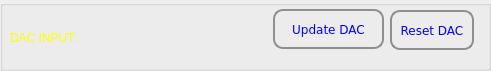
  <widget class="QGroupBox" name="grpDACSettings">
   <property name="geometry">
    <rect>
     <x>300</x>
     <y>119</y>
     <width>491</width>
     <height>71</height>
    </rect>
   </property>
   <property name="palette">
    <palette>
     <active/>
     <inactive/>
     <disabled/>
    </palette>
   </property>
   <property name="title">
    <string/>
   </property>
   <widget class="QLabel" name="label_2">
    <property name="geometry">
     <rect>
      <x>10</x>
      <y>28</y>
      <width>91</width>
      <height>20</height>
     </rect>
    </property>
    <property name="palette">
     <palette>
      <active>
       <colorrole role="WindowText">
        <brush brushstyle="SolidPattern">
         <color alpha="255">
          <red>255</red>
          <green>255</green>
          <blue>0</blue>
         </color>
        </brush>
       </colorrole>
       <colorrole role="Text">
        <brush brushstyle="SolidPattern">
         <color alpha="255">
          <red>255</red>
          <green>255</green>
          <blue>0</blue>
         </color>
        </brush>
       </colorrole>
       <colorrole role="ButtonText">
        <brush brushstyle="SolidPattern">
         <color alpha="255">
          <red>255</red>
          <green>255</green>
          <blue>0</blue>
         </color>
        </brush>
       </colorrole>
      </active>
      <inactive>
       <colorrole role="WindowText">
        <brush brushstyle="SolidPattern">
         <color alpha="255">
          <red>255</red>
          <green>255</green>
          <blue>0</blue>
         </color>
        </brush>
       </colorrole>
       <colorrole role="Text">
        <brush brushstyle="SolidPattern">
         <color alpha="255">
          <red>255</red>
          <green>255</green>
          <blue>0</blue>
         </color>
        </brush>
       </colorrole>
       <colorrole role="ButtonText">
        <brush brushstyle="SolidPattern">
         <color alpha="255">
          <red>255</red>
          <green>255</green>
          <blue>0</blue>
         </color>
        </brush>
       </colorrole>
      </inactive>
      <disabled>
       <colorrole role="WindowText">
        <brush brushstyle="SolidPattern">
         <color alpha="255">
          <red>255</red>
          <green>255</green>
          <blue>0</blue>
         </color>
        </brush>
       </colorrole>
       <colorrole role="Text">
        <brush brushstyle="SolidPattern">
         <color alpha="255">
          <red>255</red>
          <green>255</green>
          <blue>0</blue>
         </color>
        </brush>
       </colorrole>
       <colorrole role="ButtonText">
        <brush brushstyle="SolidPattern">
         <color alpha="255">
          <red>255</red>
          <green>255</green>
          <blue>0</blue>
         </color>
        </brush>
       </colorrole>
      </disabled>
     </palette>
    </property>
    <property name="text">
     <string>DAC INPUT:</string>
    </property>
   </widget>
   <widget class="QPushButton" name="butUpdateDAC">
    <property name="geometry">
     <rect>
      <x>273</x>
      <y>9</y>
      <width>111</width>
      <height>40</height>
     </rect>
    </property>
    <property name="palette">
     <palette>
      <active>
       <colorrole role="WindowText">
        <brush brushstyle="SolidPattern">
         <color alpha="255">
          <red>0</red>
          <green>0</green>
          <blue>255</blue>
         </color>
        </brush>
       </colorrole>
       <colorrole role="Button">
        <brush brushstyle="LinearGradientPattern">
         <gradient startx="0.000000000000000" starty="0.000000000000000" endx="0.000000000000000" endy="1.000000000000000" type="LinearGradient" spread="PadSpread" coordinatemode="ObjectBoundingMode">
          <gradientstop position="0.000000000000000">
           <color alpha="255">
            <red>246</red>
            <green>247</green>
            <blue>250</blue>
           </color>
          </gradientstop>
          <gradientstop position="1.000000000000000">
           <color alpha="255">
            <red>218</red>
            <green>219</green>
            <blue>222</blue>
           </color>
          </gradientstop>
         </gradient>
        </brush>
       </colorrole>
       <colorrole role="Text">
        <brush brushstyle="SolidPattern">
         <color alpha="255">
          <red>0</red>
          <green>0</green>
          <blue>255</blue>
         </color>
        </brush>
       </colorrole>
       <colorrole role="ButtonText">
        <brush brushstyle="SolidPattern">
         <color alpha="255">
          <red>0</red>
          <green>0</green>
          <blue>255</blue>
         </color>
        </brush>
       </colorrole>
       <colorrole role="Base">
        <brush brushstyle="LinearGradientPattern">
         <gradient startx="0.000000000000000" starty="0.000000000000000" endx="0.000000000000000" endy="1.000000000000000" type="LinearGradient" spread="PadSpread" coordinatemode="ObjectBoundingMode">
          <gradientstop position="0.000000000000000">
           <color alpha="255">
            <red>246</red>
            <green>247</green>
            <blue>250</blue>
           </color>
          </gradientstop>
          <gradientstop position="1.000000000000000">
           <color alpha="255">
            <red>218</red>
            <green>219</green>
            <blue>222</blue>
           </color>
          </gradientstop>
         </gradient>
        </brush>
       </colorrole>
       <colorrole role="Window">
        <brush brushstyle="LinearGradientPattern">
         <gradient startx="0.000000000000000" starty="0.000000000000000" endx="0.000000000000000" endy="1.000000000000000" type="LinearGradient" spread="PadSpread" coordinatemode="ObjectBoundingMode">
          <gradientstop position="0.000000000000000">
           <color alpha="255">
            <red>246</red>
            <green>247</green>
            <blue>250</blue>
           </color>
          </gradientstop>
          <gradientstop position="1.000000000000000">
           <color alpha="255">
            <red>218</red>
            <green>219</green>
            <blue>222</blue>
           </color>
          </gradientstop>
         </gradient>
        </brush>
       </colorrole>
      </active>
      <inactive>
       <colorrole role="WindowText">
        <brush brushstyle="SolidPattern">
         <color alpha="255">
          <red>0</red>
          <green>0</green>
          <blue>255</blue>
         </color>
        </brush>
       </colorrole>
       <colorrole role="Button">
        <brush brushstyle="LinearGradientPattern">
         <gradient startx="0.000000000000000" starty="0.000000000000000" endx="0.000000000000000" endy="1.000000000000000" type="LinearGradient" spread="PadSpread" coordinatemode="ObjectBoundingMode">
          <gradientstop position="0.000000000000000">
           <color alpha="255">
            <red>246</red>
            <green>247</green>
            <blue>250</blue>
           </color>
          </gradientstop>
          <gradientstop position="1.000000000000000">
           <color alpha="255">
            <red>218</red>
            <green>219</green>
            <blue>222</blue>
           </color>
          </gradientstop>
         </gradient>
        </brush>
       </colorrole>
       <colorrole role="Text">
        <brush brushstyle="SolidPattern">
         <color alpha="255">
          <red>0</red>
          <green>0</green>
          <blue>255</blue>
         </color>
        </brush>
       </colorrole>
       <colorrole role="ButtonText">
        <brush brushstyle="SolidPattern">
         <color alpha="255">
          <red>0</red>
          <green>0</green>
          <blue>255</blue>
         </color>
        </brush>
       </colorrole>
       <colorrole role="Base">
        <brush brushstyle="LinearGradientPattern">
         <gradient startx="0.000000000000000" starty="0.000000000000000" endx="0.000000000000000" endy="1.000000000000000" type="LinearGradient" spread="PadSpread" coordinatemode="ObjectBoundingMode">
          <gradientstop position="0.000000000000000">
           <color alpha="255">
            <red>246</red>
            <green>247</green>
            <blue>250</blue>
           </color>
          </gradientstop>
          <gradientstop position="1.000000000000000">
           <color alpha="255">
            <red>218</red>
            <green>219</green>
            <blue>222</blue>
           </color>
          </gradientstop>
         </gradient>
        </brush>
       </colorrole>
       <colorrole role="Window">
        <brush brushstyle="LinearGradientPattern">
         <gradient startx="0.000000000000000" starty="0.000000000000000" endx="0.000000000000000" endy="1.000000000000000" type="LinearGradient" spread="PadSpread" coordinatemode="ObjectBoundingMode">
          <gradientstop position="0.000000000000000">
           <color alpha="255">
            <red>246</red>
            <green>247</green>
            <blue>250</blue>
           </color>
          </gradientstop>
          <gradientstop position="1.000000000000000">
           <color alpha="255">
            <red>218</red>
            <green>219</green>
            <blue>222</blue>
           </color>
          </gradientstop>
         </gradient>
        </brush>
       </colorrole>
      </inactive>
      <disabled>
       <colorrole role="WindowText">
        <brush brushstyle="SolidPattern">
         <color alpha="255">
          <red>0</red>
          <green>0</green>
          <blue>255</blue>
         </color>
        </brush>
       </colorrole>
       <colorrole role="Button">
        <brush brushstyle="LinearGradientPattern">
         <gradient startx="0.000000000000000" starty="0.000000000000000" endx="0.000000000000000" endy="1.000000000000000" type="LinearGradient" spread="PadSpread" coordinatemode="ObjectBoundingMode">
          <gradientstop position="0.000000000000000">
           <color alpha="255">
            <red>246</red>
            <green>247</green>
            <blue>250</blue>
           </color>
          </gradientstop>
          <gradientstop position="1.000000000000000">
           <color alpha="255">
            <red>218</red>
            <green>219</green>
            <blue>222</blue>
           </color>
          </gradientstop>
         </gradient>
        </brush>
       </colorrole>
       <colorrole role="Text">
        <brush brushstyle="SolidPattern">
         <color alpha="255">
          <red>0</red>
          <green>0</green>
          <blue>255</blue>
         </color>
        </brush>
       </colorrole>
       <colorrole role="ButtonText">
        <brush brushstyle="SolidPattern">
         <color alpha="255">
          <red>0</red>
          <green>0</green>
          <blue>255</blue>
         </color>
        </brush>
       </colorrole>
       <colorrole role="Base">
        <brush brushstyle="LinearGradientPattern">
         <gradient startx="0.000000000000000" starty="0.000000000000000" endx="0.000000000000000" endy="1.000000000000000" type="LinearGradient" spread="PadSpread" coordinatemode="ObjectBoundingMode">
          <gradientstop position="0.000000000000000">
           <color alpha="255">
            <red>246</red>
            <green>247</green>
            <blue>250</blue>
           </color>
          </gradientstop>
          <gradientstop position="1.000000000000000">
           <color alpha="255">
            <red>218</red>
            <green>219</green>
            <blue>222</blue>
           </color>
          </gradientstop>
         </gradient>
        </brush>
       </colorrole>
       <colorrole role="Window">
        <brush brushstyle="LinearGradientPattern">
         <gradient startx="0.000000000000000" starty="0.000000000000000" endx="0.000000000000000" endy="1.000000000000000" type="LinearGradient" spread="PadSpread" coordinatemode="ObjectBoundingMode">
          <gradientstop position="0.000000000000000">
           <color alpha="255">
            <red>246</red>
            <green>247</green>
            <blue>250</blue>
           </color>
          </gradientstop>
          <gradientstop position="1.000000000000000">
           <color alpha="255">
            <red>218</red>
            <green>219</green>
            <blue>222</blue>
           </color>
          </gradientstop>
         </gradient>
        </brush>
       </colorrole>
      </disabled>
     </palette>
    </property>
    <property name="font">
     <font>
      <family>DejaVu Sans</family>
     </font>
    </property>
    <property name="focusPolicy">
     <enum>Qt::NoFocus</enum>
    </property>
    <property name="styleSheet">
     <string notr="true"> QPushButton {
     border: 2px solid #8f8f91;
     border-radius: 10px;
     background-color: qlineargradient(x1: 0, y1: 0, x2: 0, y2: 1,
                                       stop: 0 #f6f7fa, stop: 1 #dadbde);
     min-width: 80px;
 }

 QPushButton:pressed {
     background-color: qlineargradient(x1: 0, y1: 0, x2: 0, y2: 1,
                                       stop: 0 #dadbde, stop: 1 #f6f7fa);
 }

 QPushButton:flat {
     border: none; /* no border for a flat push button */
 }

 QPushButton:default {
     border-color: navy; /* make the default button prominent */
 }</string>
    </property>
    <property name="text">
     <string>Update DAC</string>
    </property>
   </widget>
   <widget class="QPushButton" name="butRstDAC">
    <property name="geometry">
     <rect>
      <x>390</x>
      <y>10</y>
      <width>84</width>
      <height>40</height>
     </rect>
    </property>
    <property name="palette">
     <palette>
      <active>
       <colorrole role="WindowText">
        <brush brushstyle="SolidPattern">
         <color alpha="255">
          <red>0</red>
          <green>0</green>
          <blue>255</blue>
         </color>
        </brush>
       </colorrole>
       <colorrole role="Button">
        <brush brushstyle="LinearGradientPattern">
         <gradient startx="0.000000000000000" starty="0.000000000000000" endx="0.000000000000000" endy="1.000000000000000" type="LinearGradient" spread="PadSpread" coordinatemode="ObjectBoundingMode">
          <gradientstop position="0.000000000000000">
           <color alpha="255">
            <red>246</red>
            <green>247</green>
            <blue>250</blue>
           </color>
          </gradientstop>
          <gradientstop position="1.000000000000000">
           <color alpha="255">
            <red>218</red>
            <green>219</green>
            <blue>222</blue>
           </color>
          </gradientstop>
         </gradient>
        </brush>
       </colorrole>
       <colorrole role="Text">
        <brush brushstyle="SolidPattern">
         <color alpha="255">
          <red>0</red>
          <green>0</green>
          <blue>255</blue>
         </color>
        </brush>
       </colorrole>
       <colorrole role="ButtonText">
        <brush brushstyle="SolidPattern">
         <color alpha="255">
          <red>0</red>
          <green>0</green>
          <blue>255</blue>
         </color>
        </brush>
       </colorrole>
       <colorrole role="Base">
        <brush brushstyle="LinearGradientPattern">
         <gradient startx="0.000000000000000" starty="0.000000000000000" endx="0.000000000000000" endy="1.000000000000000" type="LinearGradient" spread="PadSpread" coordinatemode="ObjectBoundingMode">
          <gradientstop position="0.000000000000000">
           <color alpha="255">
            <red>246</red>
            <green>247</green>
            <blue>250</blue>
           </color>
          </gradientstop>
          <gradientstop position="1.000000000000000">
           <color alpha="255">
            <red>218</red>
            <green>219</green>
            <blue>222</blue>
           </color>
          </gradientstop>
         </gradient>
        </brush>
       </colorrole>
       <colorrole role="Window">
        <brush brushstyle="LinearGradientPattern">
         <gradient startx="0.000000000000000" starty="0.000000000000000" endx="0.000000000000000" endy="1.000000000000000" type="LinearGradient" spread="PadSpread" coordinatemode="ObjectBoundingMode">
          <gradientstop position="0.000000000000000">
           <color alpha="255">
            <red>246</red>
            <green>247</green>
            <blue>250</blue>
           </color>
          </gradientstop>
          <gradientstop position="1.000000000000000">
           <color alpha="255">
            <red>218</red>
            <green>219</green>
            <blue>222</blue>
           </color>
          </gradientstop>
         </gradient>
        </brush>
       </colorrole>
      </active>
      <inactive>
       <colorrole role="WindowText">
        <brush brushstyle="SolidPattern">
         <color alpha="255">
          <red>0</red>
          <green>0</green>
          <blue>255</blue>
         </color>
        </brush>
       </colorrole>
       <colorrole role="Button">
        <brush brushstyle="LinearGradientPattern">
         <gradient startx="0.000000000000000" starty="0.000000000000000" endx="0.000000000000000" endy="1.000000000000000" type="LinearGradient" spread="PadSpread" coordinatemode="ObjectBoundingMode">
          <gradientstop position="0.000000000000000">
           <color alpha="255">
            <red>246</red>
            <green>247</green>
            <blue>250</blue>
           </color>
          </gradientstop>
          <gradientstop position="1.000000000000000">
           <color alpha="255">
            <red>218</red>
            <green>219</green>
            <blue>222</blue>
           </color>
          </gradientstop>
         </gradient>
        </brush>
       </colorrole>
       <colorrole role="Text">
        <brush brushstyle="SolidPattern">
         <color alpha="255">
          <red>0</red>
          <green>0</green>
          <blue>255</blue>
         </color>
        </brush>
       </colorrole>
       <colorrole role="ButtonText">
        <brush brushstyle="SolidPattern">
         <color alpha="255">
          <red>0</red>
          <green>0</green>
          <blue>255</blue>
         </color>
        </brush>
       </colorrole>
       <colorrole role="Base">
        <brush brushstyle="LinearGradientPattern">
         <gradient startx="0.000000000000000" starty="0.000000000000000" endx="0.000000000000000" endy="1.000000000000000" type="LinearGradient" spread="PadSpread" coordinatemode="ObjectBoundingMode">
          <gradientstop position="0.000000000000000">
           <color alpha="255">
            <red>246</red>
            <green>247</green>
            <blue>250</blue>
           </color>
          </gradientstop>
          <gradientstop position="1.000000000000000">
           <color alpha="255">
            <red>218</red>
            <green>219</green>
            <blue>222</blue>
           </color>
          </gradientstop>
         </gradient>
        </brush>
       </colorrole>
       <colorrole role="Window">
        <brush brushstyle="LinearGradientPattern">
         <gradient startx="0.000000000000000" starty="0.000000000000000" endx="0.000000000000000" endy="1.000000000000000" type="LinearGradient" spread="PadSpread" coordinatemode="ObjectBoundingMode">
          <gradientstop position="0.000000000000000">
           <color alpha="255">
            <red>246</red>
            <green>247</green>
            <blue>250</blue>
           </color>
          </gradientstop>
          <gradientstop position="1.000000000000000">
           <color alpha="255">
            <red>218</red>
            <green>219</green>
            <blue>222</blue>
           </color>
          </gradientstop>
         </gradient>
        </brush>
       </colorrole>
      </inactive>
      <disabled>
       <colorrole role="WindowText">
        <brush brushstyle="SolidPattern">
         <color alpha="255">
          <red>0</red>
          <green>0</green>
          <blue>255</blue>
         </color>
        </brush>
       </colorrole>
       <colorrole role="Button">
        <brush brushstyle="LinearGradientPattern">
         <gradient startx="0.000000000000000" starty="0.000000000000000" endx="0.000000000000000" endy="1.000000000000000" type="LinearGradient" spread="PadSpread" coordinatemode="ObjectBoundingMode">
          <gradientstop position="0.000000000000000">
           <color alpha="255">
            <red>246</red>
            <green>247</green>
            <blue>250</blue>
           </color>
          </gradientstop>
          <gradientstop position="1.000000000000000">
           <color alpha="255">
            <red>218</red>
            <green>219</green>
            <blue>222</blue>
           </color>
          </gradientstop>
         </gradient>
        </brush>
       </colorrole>
       <colorrole role="Text">
        <brush brushstyle="SolidPattern">
         <color alpha="255">
          <red>0</red>
          <green>0</green>
          <blue>255</blue>
         </color>
        </brush>
       </colorrole>
       <colorrole role="ButtonText">
        <brush brushstyle="SolidPattern">
         <color alpha="255">
          <red>0</red>
          <green>0</green>
          <blue>255</blue>
         </color>
        </brush>
       </colorrole>
       <colorrole role="Base">
        <brush brushstyle="LinearGradientPattern">
         <gradient startx="0.000000000000000" starty="0.000000000000000" endx="0.000000000000000" endy="1.000000000000000" type="LinearGradient" spread="PadSpread" coordinatemode="ObjectBoundingMode">
          <gradientstop position="0.000000000000000">
           <color alpha="255">
            <red>246</red>
            <green>247</green>
            <blue>250</blue>
           </color>
          </gradientstop>
          <gradientstop position="1.000000000000000">
           <color alpha="255">
            <red>218</red>
            <green>219</green>
            <blue>222</blue>
           </color>
          </gradientstop>
         </gradient>
        </brush>
       </colorrole>
       <colorrole role="Window">
        <brush brushstyle="LinearGradientPattern">
         <gradient startx="0.000000000000000" starty="0.000000000000000" endx="0.000000000000000" endy="1.000000000000000" type="LinearGradient" spread="PadSpread" coordinatemode="ObjectBoundingMode">
          <gradientstop position="0.000000000000000">
           <color alpha="255">
            <red>246</red>
            <green>247</green>
            <blue>250</blue>
           </color>
          </gradientstop>
          <gradientstop position="1.000000000000000">
           <color alpha="255">
            <red>218</red>
            <green>219</green>
            <blue>222</blue>
           </color>
          </gradientstop>
         </gradient>
        </brush>
       </colorrole>
      </disabled>
     </palette>
    </property>
    <property name="font">
     <font>
      <family>DejaVu Sans</family>
     </font>
    </property>
    <property name="focusPolicy">
     <enum>Qt::NoFocus</enum>
    </property>
    <property name="styleSheet">
     <string notr="true"> QPushButton {
     border: 2px solid #8f8f91;
     border-radius: 10px;
     background-color: qlineargradient(x1: 0, y1: 0, x2: 0, y2: 1,
                                       stop: 0 #f6f7fa, stop: 1 #dadbde);
     min-width: 80px;
 }

 QPushButton:pressed {
     background-color: qlineargradient(x1: 0, y1: 0, x2: 0, y2: 1,
                                       stop: 0 #dadbde, stop: 1 #f6f7fa);
 }

 QPushButton:flat {
     border: none; /* no border for a flat push button */
 }

 QPushButton:default {
     border-color: navy; /* make the default button prominent */
 }</string>
    </property>
    <property name="text">
     <string>Reset DAC</string>
    </property>
   </widget>
  </widget>
